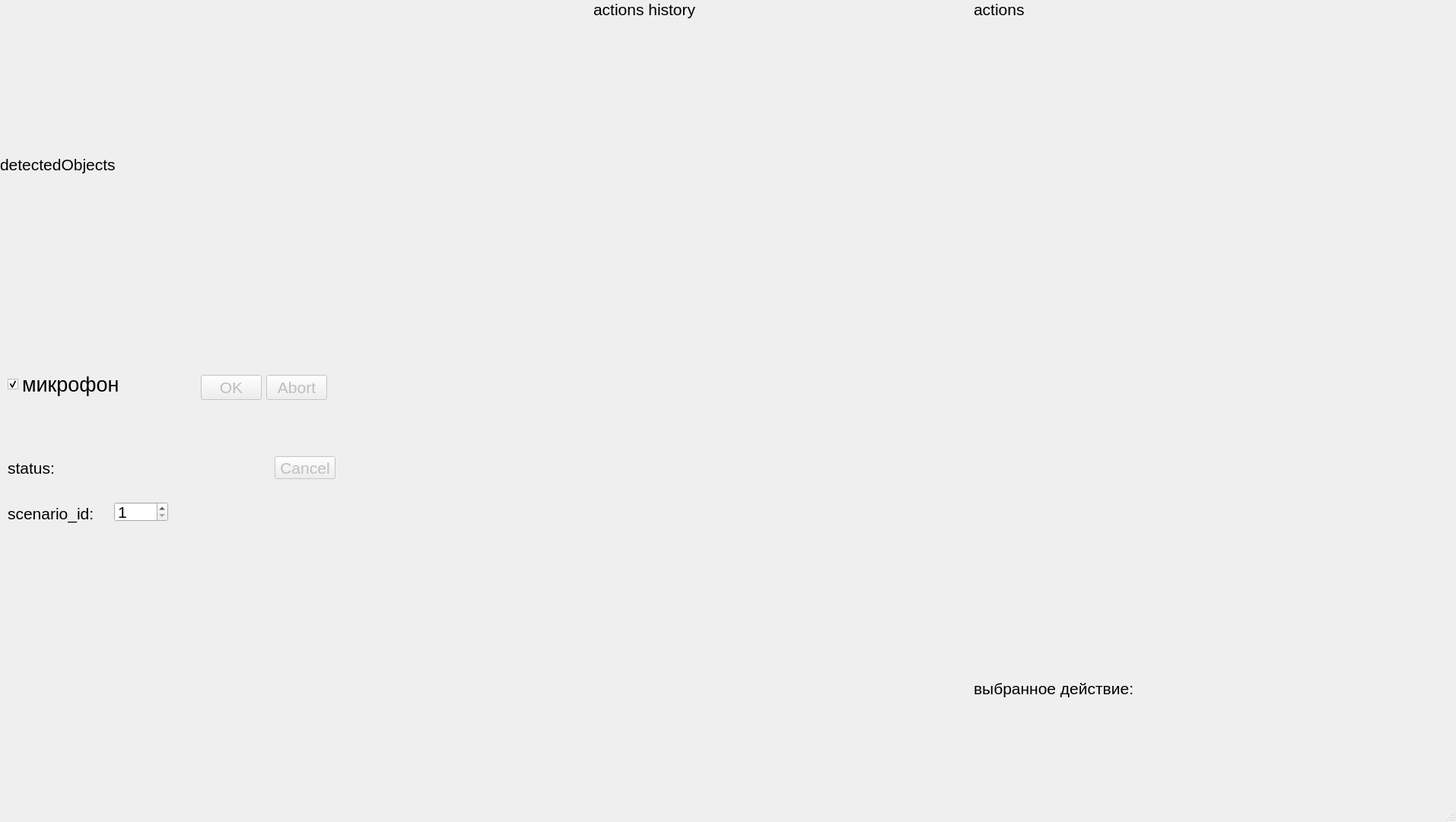
<?xml version="1.0" encoding="UTF-8"?>
<ui version="4.0">
 <class>MainWindow</class>
 <widget class="QMainWindow" name="MainWindow">
  <property name="geometry">
   <rect>
    <x>0</x>
    <y>0</y>
    <width>1914</width>
    <height>1081</height>
   </rect>
  </property>
  <property name="sizePolicy">
   <sizepolicy hsizetype="Fixed" vsizetype="Fixed">
    <horstretch>0</horstretch>
    <verstretch>0</verstretch>
   </sizepolicy>
  </property>
  <property name="font">
   <font>
    <pointsize>16</pointsize>
   </font>
  </property>
  <property name="windowTitle">
   <string>SayCan-Alpaca+</string>
  </property>
  <widget class="QWidget" name="centralwidget">
   <widget class="QCheckBox" name="microToggle">
    <property name="geometry">
     <rect>
      <x>10</x>
      <y>480</y>
      <width>191</width>
      <height>51</height>
     </rect>
    </property>
    <property name="font">
     <font>
      <pointsize>20</pointsize>
     </font>
    </property>
    <property name="text">
     <string>микрофон</string>
    </property>
    <property name="checked">
     <bool>true</bool>
    </property>
   </widget>
   <widget class="QDialogButtonBox" name="promptConfirm">
    <property name="enabled">
     <bool>false</bool>
    </property>
    <property name="geometry">
     <rect>
      <x>170</x>
      <y>490</y>
      <width>260</width>
      <height>40</height>
     </rect>
    </property>
    <property name="baseSize">
     <size>
      <width>0</width>
      <height>0</height>
     </size>
    </property>
    <property name="standardButtons">
     <set>QDialogButtonBox::Abort|QDialogButtonBox::Ok</set>
    </property>
   </widget>
   <widget class="QLabel" name="imageViewer">
    <property name="geometry">
     <rect>
      <x>0</x>
      <y>0</y>
      <width>768</width>
      <height>432</height>
     </rect>
    </property>
    <property name="autoFillBackground">
     <bool>false</bool>
    </property>
    <property name="text">
     <string>detectedObjects</string>
    </property>
    <property name="scaledContents">
     <bool>true</bool>
    </property>
   </widget>
   <widget class="QLabel" name="scoredActions">
    <property name="geometry">
     <rect>
      <x>1280</x>
      <y>0</y>
      <width>620</width>
      <height>800</height>
     </rect>
    </property>
    <property name="font">
     <font>
      <pointsize>16</pointsize>
     </font>
    </property>
    <property name="text">
     <string>actions</string>
    </property>
    <property name="alignment">
     <set>Qt::AlignLeading|Qt::AlignLeft|Qt::AlignTop</set>
    </property>
   </widget>
   <widget class="QLabel" name="selectedAction">
    <property name="geometry">
     <rect>
      <x>1280</x>
      <y>920</y>
      <width>620</width>
      <height>50</height>
     </rect>
    </property>
    <property name="font">
     <font>
      <pointsize>18</pointsize>
     </font>
    </property>
    <property name="text">
     <string/>
    </property>
   </widget>
   <widget class="QLabel" name="label_2">
    <property name="geometry">
     <rect>
      <x>1280</x>
      <y>890</y>
      <width>281</width>
      <height>30</height>
     </rect>
    </property>
    <property name="text">
     <string>выбранное действие:</string>
    </property>
   </widget>
   <widget class="QLabel" name="actionsHistory">
    <property name="geometry">
     <rect>
      <x>780</x>
      <y>0</y>
      <width>481</width>
      <height>360</height>
     </rect>
    </property>
    <property name="autoFillBackground">
     <bool>false</bool>
    </property>
    <property name="text">
     <string>actions history</string>
    </property>
    <property name="scaledContents">
     <bool>true</bool>
    </property>
    <property name="alignment">
     <set>Qt::AlignLeading|Qt::AlignLeft|Qt::AlignTop</set>
    </property>
   </widget>
   <widget class="QLabel" name="userInput">
    <property name="geometry">
     <rect>
      <x>0</x>
      <y>432</y>
      <width>1001</width>
      <height>50</height>
     </rect>
    </property>
    <property name="font">
     <font>
      <pointsize>16</pointsize>
     </font>
    </property>
    <property name="text">
     <string/>
    </property>
   </widget>
   <widget class="QLabel" name="status">
    <property name="geometry">
     <rect>
      <x>90</x>
      <y>590</y>
      <width>251</width>
      <height>50</height>
     </rect>
    </property>
    <property name="font">
     <font>
      <pointsize>20</pointsize>
     </font>
    </property>
    <property name="text">
     <string/>
    </property>
   </widget>
   <widget class="QLabel" name="statusLabel">
    <property name="geometry">
     <rect>
      <x>10</x>
      <y>590</y>
      <width>91</width>
      <height>50</height>
     </rect>
    </property>
    <property name="font">
     <font>
      <pointsize>16</pointsize>
     </font>
    </property>
    <property name="text">
     <string>status:</string>
    </property>
   </widget>
   <widget class="QDialogButtonBox" name="cancelButton">
    <property name="enabled">
     <bool>false</bool>
    </property>
    <property name="geometry">
     <rect>
      <x>340</x>
      <y>600</y>
      <width>101</width>
      <height>30</height>
     </rect>
    </property>
    <property name="standardButtons">
     <set>QDialogButtonBox::Cancel</set>
    </property>
   </widget>
   <widget class="QSpinBox" name="scenarioIDSpin">
    <property name="geometry">
     <rect>
      <x>150</x>
      <y>660</y>
      <width>71</width>
      <height>26</height>
     </rect>
    </property>
    <property name="minimum">
     <number>1</number>
    </property>
    <property name="maximum">
     <number>199</number>
    </property>
   </widget>
   <widget class="QLabel" name="statusLabel_2">
    <property name="geometry">
     <rect>
      <x>10</x>
      <y>650</y>
      <width>151</width>
      <height>50</height>
     </rect>
    </property>
    <property name="font">
     <font>
      <pointsize>16</pointsize>
     </font>
    </property>
    <property name="text">
     <string>scenario_id:</string>
    </property>
   </widget>
  </widget>
  <widget class="QStatusBar" name="statusbar"/>
 </widget>
 <resources/>
 <connections/>
</ui>
